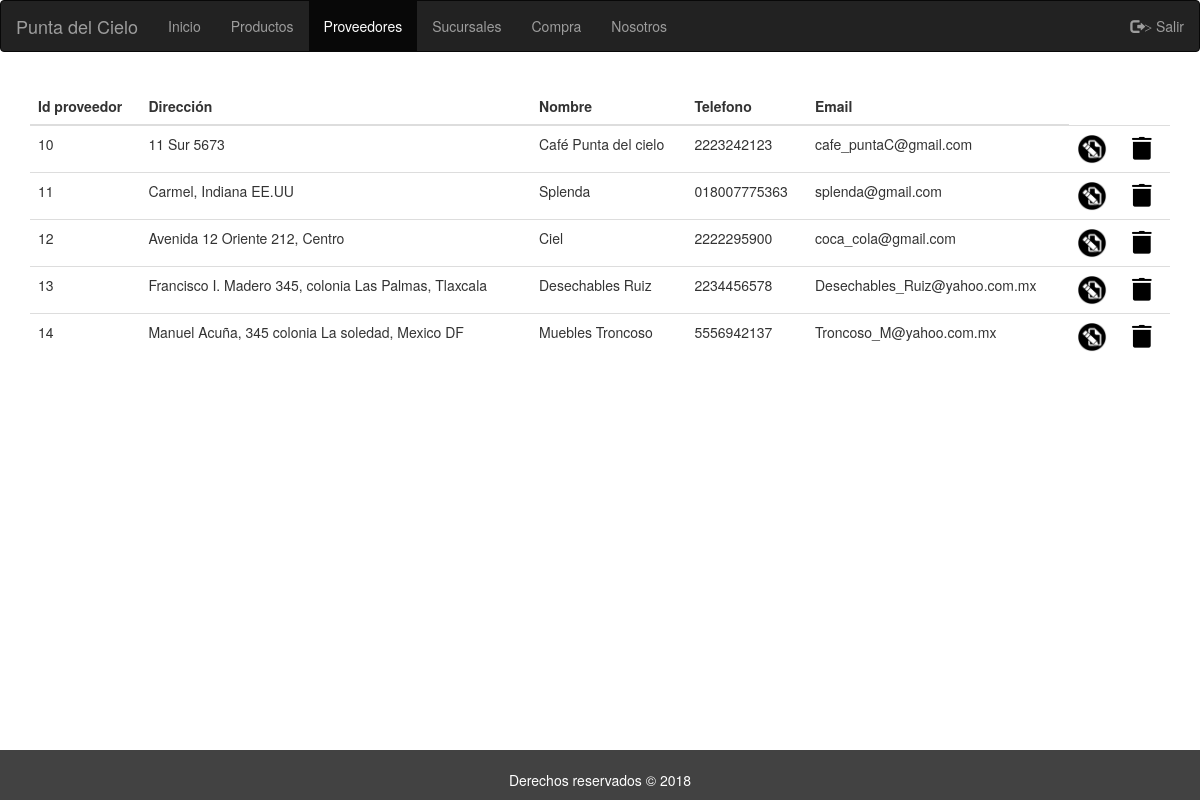
Screenshot of /worker/proveedores.php with the database file from the repository.
### tables this page shows
CREATE TABLE `proveedor` (
  `id_proveedor` int(11) NOT NULL,
  `direccion` varchar(70) DEFAULT NULL,
  `nombre` varchar(30) DEFAULT NULL,
  `telefono` varchar(15) DEFAULT NULL,
  `email` varchar(40) DEFAULT NULL
);

### worker/proveedores.php (the view, shortened to what this page needs)
<!DOCTYPE html>
<html lang="ES">
	<head>
		<link rel="stylesheet" type="text/css" href="../style/stylesBS.css">
		<link rel="stylesheet" href="https://maxcdn.bootstrapcdn.com/bootstrap/3.3.7/css/bootstrap.min.css">
		<link rel="stylesheet" href="https://maxcdn.bootstrapcdn.com/bootstrap/3.3.7/css/bootstrap.min.css">
	</head>
	<body>
		<nav class="navbar navbar-inverse">
			<div class="container-fluid">
				<div class="navbar-header">
      		<a class="navbar-brand" href="../index_log.php"> Punta del Cielo </a>
				</div>
				<ul class="nav navbar-nav">
					<li><a href="../index_log.php"> Inicio </a></li>
					<li><a href="productos.php"> Productos </a></li>
					<li class="active"><a href="proveedores.php"> Proveedores </a></li>
					<li><a href="sucursales.php"> Sucursales </a></li>
					<li><a href="agregarC.php"> Compra </a></li>
					<li><a href="nosotros.php"> Nosotros </a></li>
				</ul>
				<ul class="nav navbar-nav navbar-right">
					<li><a action href="index.php"><span class="glyphicon glyphicon-log-out" name="salir" value="salir">></span> Salir </a></li>
				</ul>
			</div>
		</nav>
		<div class="container">
			<table class= "table table-hover" text-align="center" vertical-align="center">
				<thead>
					<tr>
						<th>Id proveedor</th>
						<th>Dirección</th>
						<th>Nombre</th>
						<th>Telefono</th>
						<th>Email</th>
					</tr>
				</thead>
				<tbody>
					<?php
						$link=mysqli_connect("localhost","root","");
						mysqli_select_db($link,"puntadelcielo");
						$result=mysqli_query($link,"SELECT *FROM proveedor");
						while ($row = mysqli_fetch_array($result))
						{
							$id=$row['id_proveedor'];
							$dir=utf8_encode($row['direccion']);
							$nom=utf8_encode($row['nombre']);
							$tel=$row['telefono'];
							$email=utf8_encode($row['email']);
							echo "<tr>";
								echo "<td>$id</td>";
								echo "<td>$dir</td>";
								echo "<td>$nom</td>";
								echo "<td>$tel</td>";
								echo "<td>$email</td>";
								echo "<td><a href='modificarProvedores.php?id_proveedor=$id'><img style=\"width:30px\" src='../images/mod.png'></a></td>";
								$idp =$row['id_proveedor'];
								echo "<td><a href=\"borrarProv.php?id=$idp\"><img src='../images/bor.png'></a></td>";
							echo "</tr>";
						}
					?>
				</tbody>
			</table>
		</div>
		<div class="footer">
			<p><br> Derechos reservados &copy; 2018 </p>
		</div>
	</body>
</html>

### style/stylesBS.css (style rules this page uses)
.navbar { margin-bottom: 0; border-radius: 0; }
.footer { position: fixed; left: 0; bottom: 0; width: 100%; background-color: #424242; color: white; text-align: center; }
body { font-family: Arial, Helvetica, sans-serif; }
* { box-sizing: border-box }
.container { padding: 16px; }

### worker/proveedores.php (style rules this page uses)
th,td { text-align: left; vertical-align: center; }

### rows the page displays
proveedor: id_proveedor "10", direccion "11 Sur 5673", nombre "Café Punta del cielo", telefono "2223242123", email "cafe_puntaC@gmail.com"
proveedor: id_proveedor "11", direccion "Carmel, Indiana EE.UU", nombre "Splenda", telefono "018007775363", email "splenda@gmail.com"
proveedor: id_proveedor "12", direccion "Avenida 12 Oriente 212, Centro", nombre "Ciel", telefono "2222295900", email "coca_cola@gmail.com"
proveedor: id_proveedor "13", direccion "Francisco I. Madero 345, colonia Las Palmas, Tlaxcala", nombre "Desechables Ruiz", telefono "2234456578", email "Desechables_Ruiz@yahoo.com.mx"
proveedor: id_proveedor "14", direccion "Manuel Acuña, 345 colonia La soledad, Mexico DF", nombre "Muebles Troncoso", telefono "5556942137", email "Troncoso_M@yahoo.com.mx"
